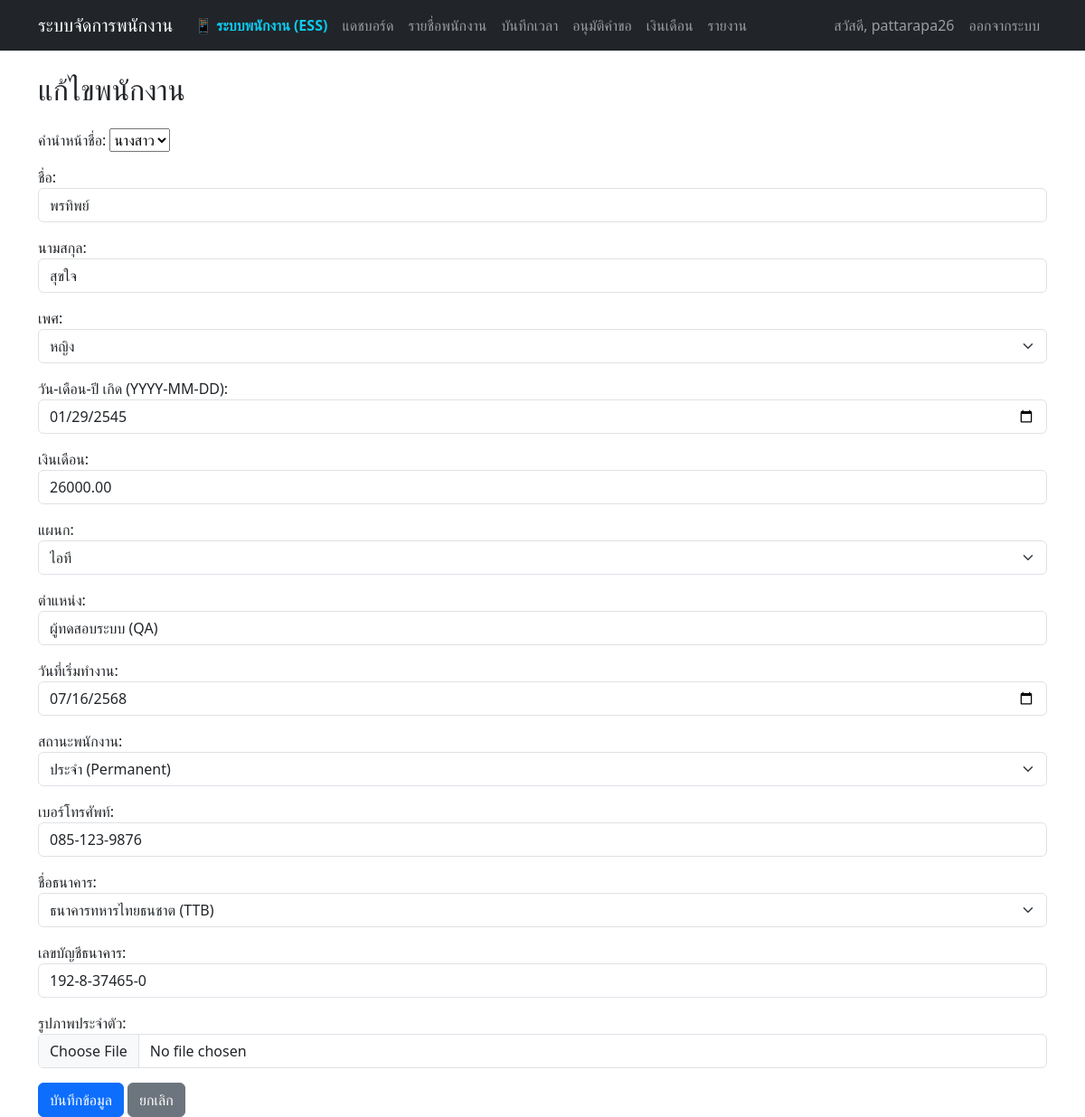
Page /update/12/ (signed in) on the committed database.
### myapp/models.py (models this page shows, shortened)
class Employee(models.Model):
    title = models.CharField(max_length=10, choices=TITLE_CHOICES, default='นาย', verbose_name="คำนำหน้าชื่อ")
    first_name = models.CharField(max_length=100, verbose_name="ชื่อ")
    last_name = models.CharField(max_length=100, verbose_name="นามสกุล")
    gender = models.CharField(max_length=1, choices=GENDER_CHOICES, verbose_name="เพศ")
    birth_date = models.DateField(verbose_name="วัน-เดือน-ปี เกิด (YYYY-MM-DD)")
    salary = models.DecimalField(max_digits=10, decimal_places=2, verbose_name="เงินเดือน")
    department = models.CharField(max_length=20, choices=DEPT_CHOICES, verbose_name="แผนก")
    position = models.CharField(max_length=100, null=True, blank=True, verbose_name="ตำแหน่ง")
    hire_date = models.DateField(null=True, blank=True, verbose_name="วันที่เริ่มทำงาน")
    status = models.CharField(max_length=20, choices=STATUS_CHOICES, default='active', verbose_name="สถานะพนักงาน")
    phone_number = models.CharField(max_length=15, null=True, blank=True, verbose_name="เบอร์โทรศัพท์")
    bank_name = models.CharField(max_length=50, choices=BANK_CHOICES, null=True, blank=True, verbose_name="ชื่อธนาคาร")
    bank_account = models.CharField(max_length=50, null=True, blank=True, verbose_name="เลขบัญชีธนาคาร")
    photo = models.ImageField(upload_to='employee_photos/', null=True, blank=True, verbose_name="รูปภาพประจำตัว")

### myapp/views.py (the view)
# urls.py: path('update/<int:pk>/', views.employee_update, name='update'),
@login_required
@user_passes_test(is_admin, login_url='ess_dashboard')
@permission_required('myapp.change_employee', raise_exception=True)
def employee_update(request, pk):
    employee = get_object_or_404(Employee, pk=pk)
    if request.method == 'POST':
        form = EmployeeForm(request.POST, request.FILES, instance=employee)
        if form.is_valid():
            form.save()
            messages.success(request, 'แก้ไขข้อมูลสำเร็จ')
            return redirect('index')
    else:
        form = EmployeeForm(instance=employee)
    return render(request, 'form_view.html', {'form': form, 'title': 'แก้ไขพนักงาน'})

### myapp/views.py (called while the page is built)
def is_admin(user):
    return user.is_staff

### templates/form_view.html (shortened to what this page needs)
{% extends 'basetemplate.html' %}
{% block content %}
<h2>{{ title }}</h2>
<form method="post" enctype="multipart/form-data" class="mt-4">
    {{ form.as_p }}
    <button type="submit" class="btn btn-primary">บันทึกข้อมูล</button>
    <a href="{% url 'index' %}" class="btn btn-secondary">ยกเลิก</a>
</form>
{% endblock %}

### templates/basetemplate.html (shortened to what this page needs)
<!DOCTYPE html>
<html lang="th">
<head>
    <link href="https://cdn.jsdelivr.net/npm/bootstrap@5.3.0/dist/css/bootstrap.min.css" rel="stylesheet">
</head>
<body>
    <nav class="navbar navbar-expand-lg navbar-dark bg-dark mb-4">
        <div class="container">
            <a class="navbar-brand" href="{% url 'dashboard' %}">ระบบจัดการพนักงาน</a>
            <div class="collapse navbar-collapse">
                <ul class="navbar-nav me-auto">
                    <li class="nav-item">
                        <a class="nav-link fw-bold text-info" href="{% url 'ess_dashboard' %}">📱 ระบบพนักงาน (ESS)</a>
                    </li>
                    {% if user.is_staff %}
                    <li class="nav-item"><a class="nav-link" href="{% url 'dashboard' %}">แดชบอร์ด</a></li>
                    <li class="nav-item"><a class="nav-link" href="{% url 'index' %}">รายชื่อพนักงาน</a></li>
                    <li class="nav-item"><a class="nav-link" href="{% url 'attendance' %}">บันทึกเวลา</a></li>
                    <li class="nav-item"><a class="nav-link" href="{% url 'approval' %}">อนุมัติคำขอ</a></li>
                    <li class="nav-item"><a class="nav-link" href="{% url 'payroll' %}">เงินเดือน</a></li>
                    <li class="nav-item"><a class="nav-link" href="{% url 'reports' %}">รายงาน</a></li>
                    {% endif %}
                </ul>
                <ul class="navbar-nav">
                    {% if user.is_authenticated %}
                        <li class="nav-item"><a class="nav-link" href="{% url 'profile' %}">สวัสดี, {{ user.username }}</a></li>
                        <li class="nav-item">
                            <form method="post" action="{% url 'logout' %}">
                                <button type="submit" class="btn btn-link nav-link">ออกจากระบบ</button>
                            </form>
                        </li>
                    {% else %}
                        <li class="nav-item"><a class="nav-link" href="{% url 'login' %}">เข้าสู่ระบบ</a></li>
                        <li class="nav-item"><a class="nav-link" href="{% url 'register' %}">สมัครสมาชิก</a></li>
                    {% endif %}
                </ul>
            </div>
        </div>
    </nav>
    <div class="container">
        {% block content %}{% endblock %}
    </div>
</body>
</html>

### rows in the picture
Employee: title "นางสาว", first_name "พรทิพย์", last_name "สุขใจ", gender "หญิง", birth_date "01/29/2545", salary "26000.00", department "ไอที", position "ผู้ทดสอบระบบ (QA)", hire_date "07/16/2568", status "ประจำ (Permanent)", phone_number "085-123-9876", bank_name "ธนาคารทหารไทยธนชาต (TTB)", bank_account "192-8-37465-0"

### other values in the picture
{{ user.username }} "pattarapa26"
{{ title }} "แก้ไขพนักงาน"
